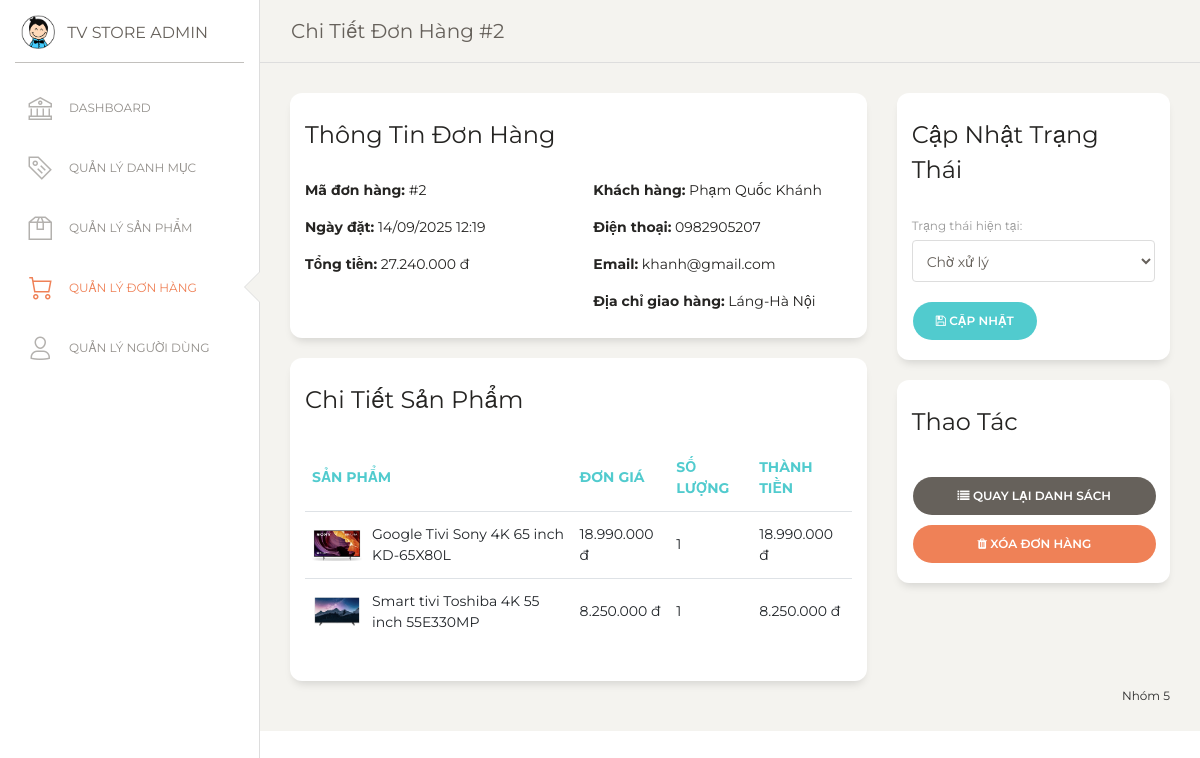
/admin.php?page=orders&action=view&id=2 (signed in), run on the app's committed database.
### tables this page shows
CREATE TABLE `orders` (
  `id` int(11) NOT NULL,
  `user_id` int(11) DEFAULT NULL,
  `customer_name` varchar(255) DEFAULT NULL,
  `customer_phone` varchar(20) DEFAULT NULL,
  `customer_email` varchar(255) DEFAULT NULL,
  `delivery_address` text DEFAULT NULL,
  `notes` text DEFAULT NULL,
  `order_date` datetime DEFAULT NULL,
  `status` enum('Đã đặt hàng') DEFAULT 'Đã đặt hàng',
  `total_price` decimal(10,2) NOT NULL
);

CREATE TABLE `order_items` (
  `id` int(11) NOT NULL,
  `order_id` int(11) DEFAULT NULL,
  `product_id` int(11) DEFAULT NULL,
  `quantity` int(11) NOT NULL,
  `price` decimal(10,2) NOT NULL
);

CREATE TABLE `products` (
  `id` int(11) NOT NULL,
  `category_id` int(11) DEFAULT NULL,
  `name` varchar(150) NOT NULL,
  `price` decimal(10,2) NOT NULL,
  `images` varchar(255) DEFAULT NULL,
  `description` text DEFAULT NULL
);

### controllers/orderController.php (called while the page is built, shortened)
<?php
require_once "models/order.php";
class OrderController {
    private $orderModel;
    public function __construct() {
        $this->orderModel = new Order();
    }
    public function view() {
        $id = $_GET['id'] ?? 0;
        $order = $this->orderModel->getById($id);
        $orderItems = $this->orderModel->getOrderItems($id);
        include "views/orders/view.php";
    }
}

### config/database.php (called while the page is built, shortened)
<?php
class Database
{
    public static function connect()
    {
        $host = DB_HOST;
        $dbname = DB_NAME;
        $user = DB_USER;
        $pass = DB_PASS;
        try {
            $pdo = new PDO("mysql:host=$host;dbname=$dbname;charset=utf8", $user, $pass);
            $pdo->setAttribute(PDO::ATTR_ERRMODE, PDO::ERRMODE_EXCEPTION);
            $pdo->setAttribute(PDO::ATTR_DEFAULT_FETCH_MODE, PDO::FETCH_ASSOC);
            return $pdo;
        } catch (PDOException $e) {
            throw new Exception("❌ Lỗi kết nối DB: " . $e->getMessage());
        }
    }
}

### models/order.php (called while the page is built, shortened)
<?php
class Order {
    private $conn;
    public function __construct() {
        $this->conn = Database::connect();
    }
    public function getById($id) {
        $sql = "SELECT o.*,
                COALESCE(o.customer_name, u.full_name) as customer_name,
                COALESCE(o.customer_phone, u.phone) as customer_phone,
                COALESCE(o.customer_email, u.email) as customer_email,
                o.delivery_address, o.notes
                FROM orders o
                LEFT JOIN users u ON o.user_id = u.id
                WHERE o.id = ?";
        $stmt = $this->conn->prepare($sql);
        $stmt->execute([$id]);
        return $stmt->fetch();
    }
    public function getOrderItems($order_id) {
        $sql = "SELECT oi.*, p.name as product_name, p.images
                FROM order_items oi
                LEFT JOIN products p ON oi.product_id = p.id
                WHERE oi.order_id = ?";
        $stmt = $this->conn->prepare($sql);
        $stmt->execute([$order_id]);
        return $stmt->fetchAll();
    }
}

### views/orders/view.php (the view, shortened to what this page needs)
<!doctype html>
<html lang="en">
<head>
  <link href="https://maxcdn.bootstrapcdn.com/font-awesome/latest/css/font-awesome.min.css" rel="stylesheet">
  <link href="/qlbanhang/public/assets/css/bootstrap.min.css" rel="stylesheet" />
  <link href="/qlbanhang/public/assets/css/paper-dashboard.css?v=2.0.1" rel="stylesheet" />
  <link href="/qlbanhang/public/assets/demo/demo.css" rel="stylesheet" />
</head>
<body class="">
  <div class="wrapper ">
    <div class="sidebar" data-color="white" data-active-color="danger">
      <div class="logo">
        <a href="/qlbanhang/admin.php" class="simple-text logo-mini">
          <div class="logo-image-small">
            <img src="/qlbanhang/public/assets/img/logo-small.png">
          </div>
        </a>
        <a href="/qlbanhang/admin.php" class="simple-text logo-normal">TV Store Admin</a>
      </div>
      <div class="sidebar-wrapper">
        <ul class="nav">
          <li>
            <a href="/qlbanhang/admin.php?page=dashboard&action=index">
              <i class="nc-icon nc-bank"></i>
              <p>Dashboard</p>
            </a>
          </li>
          <li>
            <a href="/qlbanhang/admin.php?page=categories&action=index">
              <i class="nc-icon nc-tag-content"></i>
              <p>Quản lý Danh mục</p>
            </a>
          </li>
          <li>
            <a href="/qlbanhang/admin.php?page=products&action=index">
              <i class="nc-icon nc-box-2"></i>
              <p>Quản lý Sản phẩm</p>
            </a>
          </li>
          <li class="active">
            <a href="/qlbanhang/admin.php?page=orders&action=index">
              <i class="nc-icon nc-cart-simple"></i>
              <p>Quản lý Đơn hàng</p>
            </a>
          </li>
          <li>
            <a href="/qlbanhang/admin.php?page=users&action=index">
              <i class="nc-icon nc-single-02"></i>
              <p>Quản lý Người dùng</p>
            </a>
          </li>
        </ul>
      </div>
    </div>
    <div class="main-panel">
      <nav class="navbar navbar-expand-lg navbar-absolute fixed-top navbar-transparent">
        <div class="container-fluid">
          <div class="navbar-wrapper">
            <a class="navbar-brand" href="javascript:;">Chi Tiết Đơn Hàng #<?php echo $order['id']; ?></a>
          </div>
        </div>
      </nav>
      <div class="content">
        <div class="row">
          <div class="col-md-8">
            <div class="card">
              <div class="card-header">
                <h4 class="card-title">Thông Tin Đơn Hàng</h4>
              </div>
              <div class="card-body">
                <div class="row">
                  <div class="col-md-6">
                    <p><strong>Mã đơn hàng:</strong> #<?php echo $order['id']; ?></p>
                    <p><strong>Ngày đặt:</strong> <?php echo date('d/m/Y H:i', strtotime($order['order_date'])); ?></p>
                    <p><strong>Tổng tiền:</strong> <?php echo number_format($order['total_price'], 0, ',', '.') . ' đ'; ?></p>
                  </div>
                  <div class="col-md-6">
                    <p><strong>Khách hàng:</strong> <?php echo htmlspecialchars($order['customer_name']); ?></p>
                    <p><strong>Điện thoại:</strong> <?php echo htmlspecialchars($order['customer_phone']); ?></p>
                    <p><strong>Email:</strong> <?php echo htmlspecialchars($order['customer_email']); ?></p>
                    <?php if (!empty($order['delivery_address'])): ?>
                    <p><strong>Địa chỉ giao hàng:</strong> <?php echo htmlspecialchars($order['delivery_address']); ?></p>
                    <?php endif; ?>
                  </div>
                </div>
              </div>
            </div>
            <div class="card">
              <div class="card-header">
                <h4 class="card-title">Chi Tiết Sản Phẩm</h4>
              </div>
              <div class="card-body">
                <div class="table-responsive">
                  <table class="table">
                    <thead class="text-primary">
                      <tr>
                        <th>Sản phẩm</th>
                        <th>Đơn giá</th>
                        <th>Số lượng</th>
                        <th>Thành tiền</th>
                      </tr>
                    </thead>
                    <tbody>
                      <?php if (!empty($orderItems)): ?>
                        <?php foreach ($orderItems as $item): ?>
                          <tr>
                            <td>
                              <div class="d-flex align-items-center">
                                <?php if ($item['images']): ?>
                                  <img src="/qlbanhang/public/uploads/products/<?php echo $item['images']; ?>"
                                       alt="<?php echo htmlspecialchars($item['product_name']); ?>"
                                       style="width: 50px; margin-right: 10px;">
                                <?php endif; ?>
                                <?php echo htmlspecialchars($item['product_name']); ?>
                              </div>
                            </td>
                            <td><?php echo number_format($item['price'], 0, ',', '.') . ' đ'; ?></td>
                            <td><?php echo $item['quantity']; ?></td>
                            <td><?php echo number_format($item['price'] * $item['quantity'], 0, ',', '.') . ' đ'; ?></td>
                          </tr>
                        <?php endforeach; ?>
                      <?php endif; ?>
                    </tbody>
                  </table>
                </div>
              </div>
            </div>
          </div>
          <div class="col-md-4">
            <div class="card">
              <div class="card-header">
                <h4 class="card-title">Cập Nhật Trạng Thái</h4>
              </div>
              <div class="card-body">
                <form method="POST" action="/qlbanhang/admin.php?page=orders&action=updateStatus">
                  <div class="form-group">
                    <label>Trạng thái hiện tại:</label>
                    <select class="form-control" name="status">
                      <option value="pending" <?php echo ($order['status'] == 'pending') ? 'selected' : ''; ?>>Chờ xử lý</option>
                    </select>
                  </div>
                  <button type="submit" class="btn btn-primary btn-round">
                    <i class="fa fa-save"></i> Cập nhật
                  </button>
                </form>
              </div>
            </div>
            <div class="card">
              <div class="card-header">
                <h4 class="card-title">Thao Tác</h4>
              </div>
              <div class="card-body">
                <a href="/qlbanhang/admin.php?page=orders&action=index" class="btn btn-secondary btn-round btn-block">
                  <i class="fa fa-list"></i> Quay lại danh sách
                </a>
                <a href="/qlbanhang/admin.php?page=orders&action=delete&id=<?php echo $order['id']; ?>"
                   class="btn btn-danger btn-round btn-block mt-2"
                   onclick="return confirm('Bạn có chắc muốn xóa đơn hàng này?')">
                  <i class="fa fa-trash"></i> Xóa đơn hàng
                </a>
              </div>
            </div>
          </div>
        </div>
      </div>
      <footer class="footer" style="position: absolute; bottom: 0; width: -webkit-fill-available;">
        <div class="container-fluid">
          <div class="row">
            <nav class="footer-nav">
            </nav>
            <div class="credits ml-auto">
              <span class="copyright">Nhóm 5</span>
            </div>
          </div>
        </div>
      </footer>
    </div>
  </div>
</body>
</html>

### data on the page
orders: id "2", order_date "14/09/2025 12:19", total_price "27.240.000", delivery_address "Láng-Hà Nội"
order_items: product.images (picture), product.name "Google Tivi Sony 4K 65 inch KD-65X80L", price "18.990.000", quantity "1", $item['price'] * $item['quantity'] "18.990.000"
order_items: product.images (picture), product.name "Smart tivi Toshiba 4K 55 inch 55E330MP", price "8.250.000", quantity "1", $item['price'] * $item['quantity'] "8.250.000"

### other printed values
$order['customer_name'] "Phạm Quốc Khánh"
$order['customer_phone'] "0982905207"
$order['customer_email'] "khanh@gmail.com"
